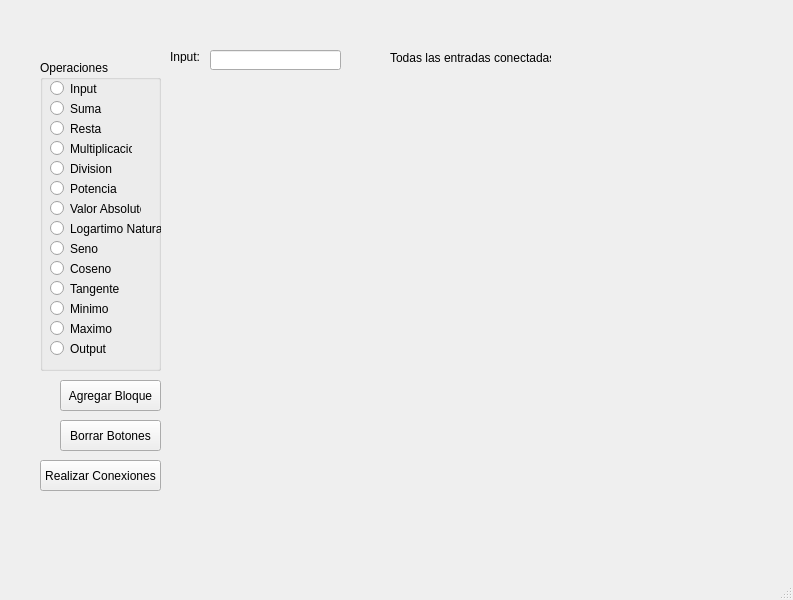
<?xml version="1.0" encoding="UTF-8"?>
<ui version="4.0">
 <class>MainWindow</class>
 <widget class="QMainWindow" name="MainWindow">
  <property name="geometry">
   <rect>
    <x>0</x>
    <y>0</y>
    <width>793</width>
    <height>600</height>
   </rect>
  </property>
  <property name="windowTitle">
   <string>MainWindow</string>
  </property>
  <widget class="QWidget" name="centralwidget">
   <widget class="QGroupBox" name="groupBox">
    <property name="geometry">
     <rect>
      <x>40</x>
      <y>60</y>
      <width>121</width>
      <height>311</height>
     </rect>
    </property>
    <property name="title">
     <string>Operaciones</string>
    </property>
    <widget class="QRadioButton" name="radio_input">
     <property name="geometry">
      <rect>
       <x>10</x>
       <y>20</y>
       <width>82</width>
       <height>17</height>
      </rect>
     </property>
     <property name="text">
      <string>Input</string>
     </property>
    </widget>
    <widget class="QRadioButton" name="radio_suma">
     <property name="geometry">
      <rect>
       <x>10</x>
       <y>40</y>
       <width>82</width>
       <height>17</height>
      </rect>
     </property>
     <property name="text">
      <string>Suma</string>
     </property>
    </widget>
    <widget class="QRadioButton" name="radio_resta">
     <property name="geometry">
      <rect>
       <x>10</x>
       <y>60</y>
       <width>82</width>
       <height>17</height>
      </rect>
     </property>
     <property name="text">
      <string>Resta</string>
     </property>
    </widget>
    <widget class="QRadioButton" name="radio_division">
     <property name="geometry">
      <rect>
       <x>10</x>
       <y>100</y>
       <width>82</width>
       <height>17</height>
      </rect>
     </property>
     <property name="text">
      <string>Division</string>
     </property>
    </widget>
    <widget class="QRadioButton" name="radio_multiplicacion">
     <property name="geometry">
      <rect>
       <x>10</x>
       <y>80</y>
       <width>82</width>
       <height>17</height>
      </rect>
     </property>
     <property name="text">
      <string>Multiplicacion</string>
     </property>
    </widget>
    <widget class="QRadioButton" name="radio_sen">
     <property name="geometry">
      <rect>
       <x>10</x>
       <y>180</y>
       <width>82</width>
       <height>17</height>
      </rect>
     </property>
     <property name="text">
      <string>Seno</string>
     </property>
    </widget>
    <widget class="QRadioButton" name="radio_ln">
     <property name="geometry">
      <rect>
       <x>10</x>
       <y>160</y>
       <width>111</width>
       <height>17</height>
      </rect>
     </property>
     <property name="text">
      <string>Logartimo Natural</string>
     </property>
    </widget>
    <widget class="QRadioButton" name="radio_absoluto">
     <property name="geometry">
      <rect>
       <x>10</x>
       <y>140</y>
       <width>91</width>
       <height>17</height>
      </rect>
     </property>
     <property name="text">
      <string>Valor Absoluto</string>
     </property>
    </widget>
    <widget class="QRadioButton" name="radio_potencia">
     <property name="geometry">
      <rect>
       <x>10</x>
       <y>120</y>
       <width>82</width>
       <height>17</height>
      </rect>
     </property>
     <property name="text">
      <string>Potencia</string>
     </property>
    </widget>
    <widget class="QRadioButton" name="radio_cos">
     <property name="geometry">
      <rect>
       <x>10</x>
       <y>200</y>
       <width>82</width>
       <height>17</height>
      </rect>
     </property>
     <property name="text">
      <string>Coseno</string>
     </property>
    </widget>
    <widget class="QRadioButton" name="radio_tan">
     <property name="geometry">
      <rect>
       <x>10</x>
       <y>220</y>
       <width>82</width>
       <height>17</height>
      </rect>
     </property>
     <property name="text">
      <string>Tangente</string>
     </property>
    </widget>
    <widget class="QRadioButton" name="radio_minimo">
     <property name="geometry">
      <rect>
       <x>10</x>
       <y>240</y>
       <width>82</width>
       <height>17</height>
      </rect>
     </property>
     <property name="text">
      <string>Minimo</string>
     </property>
    </widget>
    <widget class="QRadioButton" name="radio_maximo">
     <property name="geometry">
      <rect>
       <x>10</x>
       <y>260</y>
       <width>82</width>
       <height>17</height>
      </rect>
     </property>
     <property name="text">
      <string>Maximo</string>
     </property>
    </widget>
    <widget class="QRadioButton" name="radio_output">
     <property name="geometry">
      <rect>
       <x>10</x>
       <y>280</y>
       <width>82</width>
       <height>17</height>
      </rect>
     </property>
     <property name="text">
      <string>Output</string>
     </property>
    </widget>
   </widget>
   <widget class="QPushButton" name="push_add">
    <property name="geometry">
     <rect>
      <x>60</x>
      <y>380</y>
      <width>101</width>
      <height>31</height>
     </rect>
    </property>
    <property name="text">
     <string>Agregar Bloque</string>
    </property>
   </widget>
   <widget class="QLineEdit" name="lineEdit">
    <property name="geometry">
     <rect>
      <x>210</x>
      <y>50</y>
      <width>131</width>
      <height>20</height>
     </rect>
    </property>
   </widget>
   <widget class="QLabel" name="label">
    <property name="geometry">
     <rect>
      <x>170</x>
      <y>50</y>
      <width>46</width>
      <height>13</height>
     </rect>
    </property>
    <property name="text">
     <string>Input:</string>
    </property>
   </widget>
   <widget class="QPushButton" name="conexiones">
    <property name="geometry">
     <rect>
      <x>40</x>
      <y>460</y>
      <width>121</width>
      <height>31</height>
     </rect>
    </property>
    <property name="text">
     <string>Realizar Conexiones</string>
    </property>
   </widget>
   <widget class="QPushButton" name="del_boton">
    <property name="geometry">
     <rect>
      <x>60</x>
      <y>420</y>
      <width>101</width>
      <height>31</height>
     </rect>
    </property>
    <property name="text">
     <string>Borrar Botones</string>
    </property>
   </widget>
   <widget class="QLabel" name="label_2">
    <property name="geometry">
     <rect>
      <x>390</x>
      <y>50</y>
      <width>161</width>
      <height>16</height>
     </rect>
    </property>
    <property name="text">
     <string>Todas las entradas conectadas:</string>
    </property>
   </widget>
   <widget class="QLabel" name="label_3">
    <property name="geometry">
     <rect>
      <x>550</x>
      <y>50</y>
      <width>61</width>
      <height>16</height>
     </rect>
    </property>
    <property name="text">
     <string/>
    </property>
   </widget>
  </widget>
  <widget class="QMenuBar" name="menubar">
   <property name="geometry">
    <rect>
     <x>0</x>
     <y>0</y>
     <width>793</width>
     <height>21</height>
    </rect>
   </property>
  </widget>
  <widget class="QStatusBar" name="statusbar"/>
 </widget>
 <resources/>
 <connections/>
</ui>
